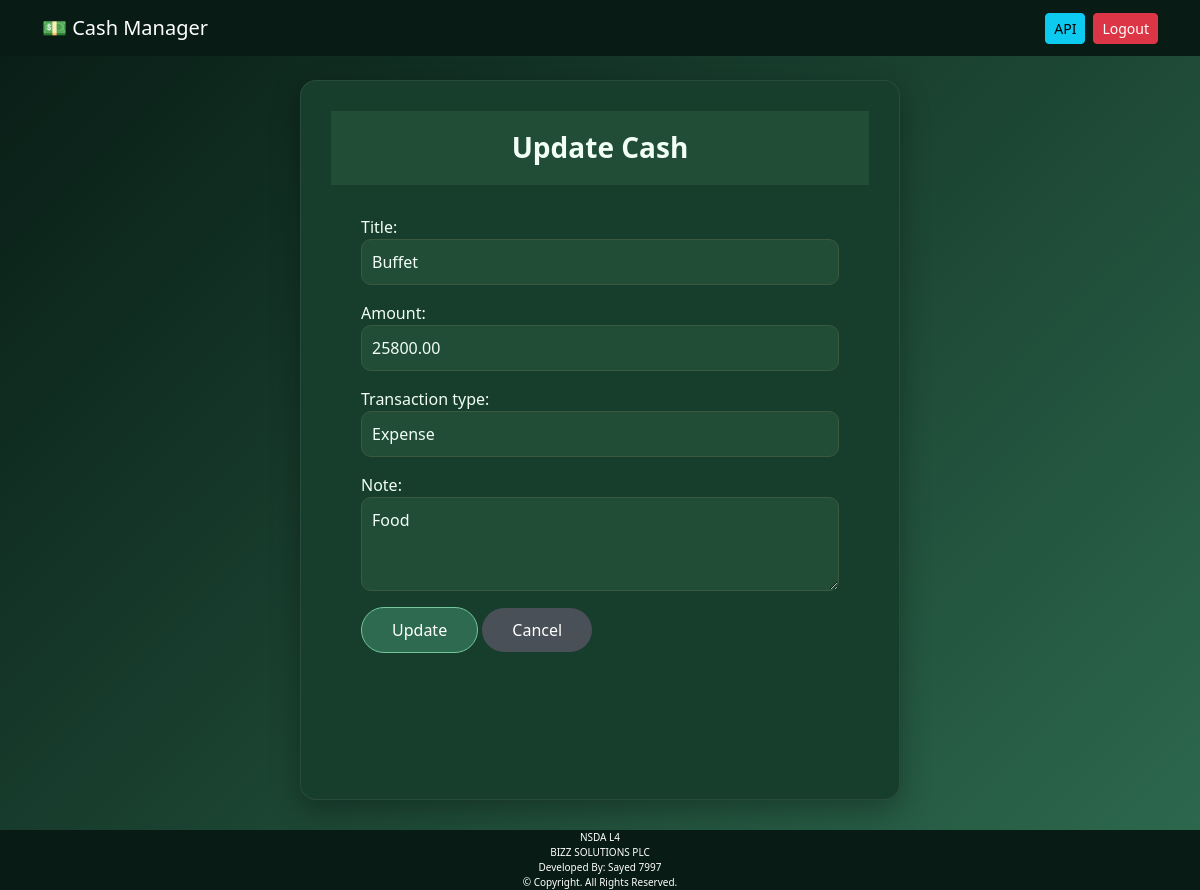
Screenshot of /cash/7/edit/ (signed in) with the database file from the repository.
### cash/models.py (models this page shows, shortened)
class Cash(models.Model):
    TRANSACTION_TYPES = (
        ("Income", "Income"),
        ("Expense", "Expense"),
    )
    user = models.ForeignKey(
        User,
        on_delete=models.CASCADE,
        related_name="cash_transactions"
    )
    title = models.CharField(max_length=100)
    amount = models.DecimalField(
        max_digits=10,
        decimal_places=2
    )
    transaction_type = models.CharField(
        max_length=10,
        choices=TRANSACTION_TYPES
    )
    date = models.DateField(auto_now_add=True)
    note = models.TextField(
        blank=True,
        null=True
    )
    created_at = models.DateTimeField(auto_now_add=True)
    updated_at = models.DateTimeField(auto_now=True)
    class Meta:
        ordering = ["-date", "-created_at"]

### cash/views.py (the view)
# urls.py: path("cash/<int:pk>/edit/", CashUpdateView.as_view(), name="cash_edit"),
class CashUpdateView(LoginRequiredMixin, UpdateView):
    login_url = "login"
    model = Cash
    form_class = CashForm
    template_name = "cash_form.html"
    success_url = reverse_lazy("cash_list")
    def get_queryset(self):
        return Cash.objects.filter(user=self.request.user)

### cash/forms.py
class CashForm(forms.ModelForm):
    class Meta:
        model = Cash
        fields = [
            "title",
            "amount",
            "transaction_type",
            "note",
        ]
        widgets = {
            "title": forms.TextInput(attrs={
                "class": "form-control"
            }),
            "amount": forms.NumberInput(attrs={
                "class": "form-control"
            }),
            "transaction_type": forms.Select(attrs={
                "class": "form-select"
            }),
            "note": forms.Textarea(attrs={
                "class": "form-control",
                "rows": 3
            }),
        }

### cash/templates/cash_form.html (shortened to what this page needs)
{% extends 'base.html' %}
{% block content %}
<div class="form-card">
<div class="form-header">
<h3>
{% if object %}
    Update Cash
{% else %}
    Insert Cash
{% endif %}
</h3>
</div>
<div class="form-body">
<form method="POST">
{{ form.as_p }}
<button class="btn save-btn">
{% if object %}
    Update
{% else %}
    Save
{% endif %}
</button>
<a href="{% url 'cash_list' %}" class="btn cancel-btn">
Cancel
</a>
</form>
</div>
</div>
{% endblock %}

### cash/static/css/style.css (style rules this page uses)
:root { --bg1:#081c15; --bg2:#1b4332; --bg3:#2d6a4f; --card:#173d2c; --card2:#214d37; --border:#3a5a40; --text:#f1fff5; --muted:#c9e4cf; --accent:#74c69d; --success:#40916c; --danger:#c1121f; --orange:#f60; }
body { background:linear-gradient(135deg,var(--bg1),var(--bg2),var(--bg3)); background-attachment:fixed; color:var(--text); min-height:100vh; display:flex; flex-direction:column; }
.mbox, .army-btn, .save-btn { background:var(--bg3); color:#fff; border:1px solid var(--accent); border-radius:25px; padding:10px 30px; }
.form-card { margin:0 auto; min-height: 90vh;margin-bottom:30px; padding:30px; width:100%; max-width:600px; background:var(--card); color:var(--text); border-radius:16px; overflow:hidden; border:1px solid rgba(255,255,255,.08); box-shadow:0 10px 30px rgba(0,0,0,.3); }
.form-header { background:var(--card2); color:var(--text); padding:20px; text-align:center; }
.form-header h3 { margin:0; font-weight:700; }
.form-body { padding:30px; color:var(--text); }
.form-body input, .form-body select, .form-body textarea { width:100%; padding:10px; background:var(--card2); color:var(--text); border:1px solid var(--border); border-radius:10px; }
.cancel-btn { background:#495057; color:#fff; border:none; border-radius:25px; padding:10px 30px; }

### rows the page displays
Cash: title "Buffet", amount "25800.00", transaction_type "Expense", note "Food"
